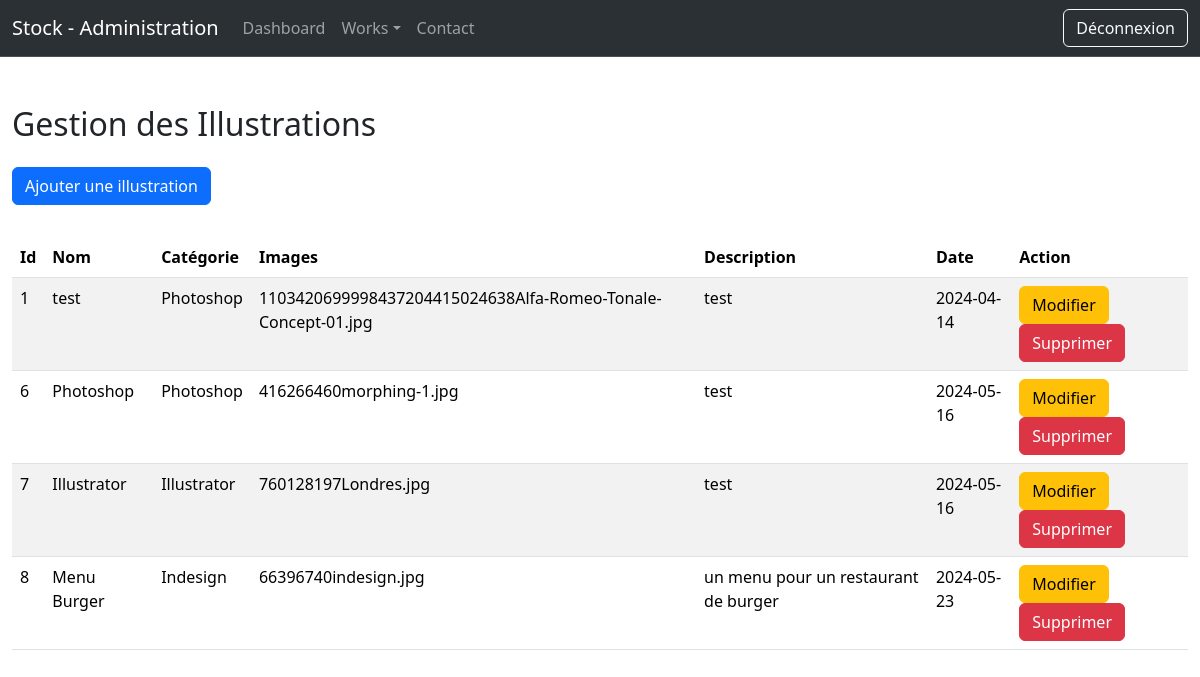
The app's page /admin/illustration.php (signed in), older data.
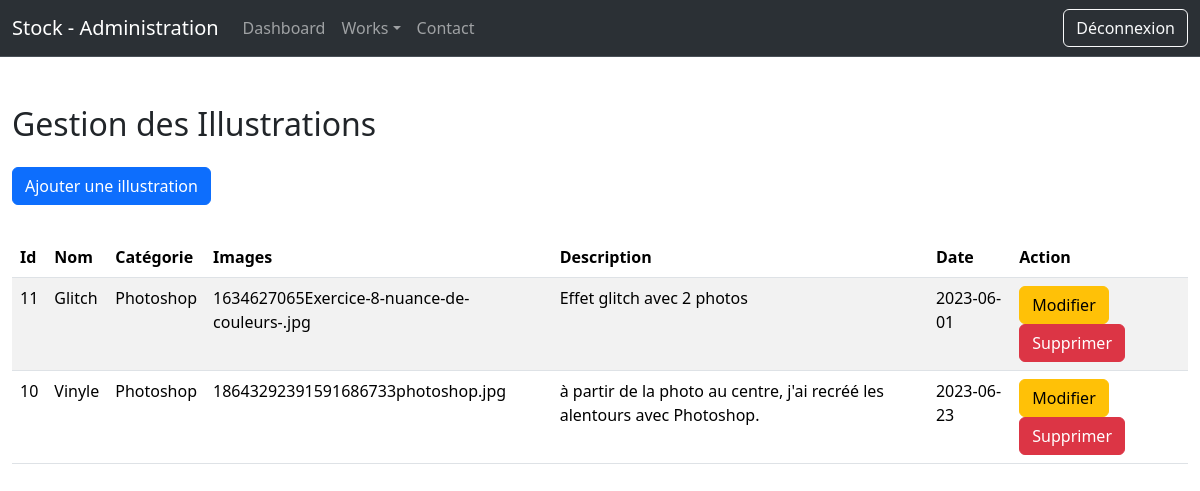
The same page, newer data.
### tables this page shows
CREATE TABLE IF NOT EXISTS `illustration` (
  `id` int NOT NULL AUTO_INCREMENT,
  `nom` varchar(255) NOT NULL,
  `categorie` varchar(255) NOT NULL,
  `image` varchar(255) NOT NULL,
  `description` text NOT NULL,
  `date` date NOT NULL,
  PRIMARY KEY (`id`)
);

### admin/illustration.php (the view, shortened to what this page needs)
<?php
    require "../connexion.php";
?>
<!DOCTYPE html>
<html lang="en">
<head>
    <link href="https://cdn.jsdelivr.net/npm/bootstrap@5.3.2/dist/css/bootstrap.min.css" rel="stylesheet">
</head>
<body>
    <?php
        include("partials/header.php");
    ?>
    <div class="container-fluid my-5">
     <h2>Gestion des Illustrations</h2>
     <a href="addIllu.php" class="btn btn-primary my-3">Ajouter une illustration</a>
     <table class="table table-striped my-3">
        <thead>
            <tr>
                <th>Id</th>
                <th>Nom</th>
                <th>Catégorie</th>
                <th>Images</th>
                <th>Description</th>
                <th>Date</th>
                <th>Action</th>
            </tr>
        </thead>
        <tbody>
            <?php
                $req = $bdd->query("SELECT * FROM illustration");
                while($don = $req->fetch())
                {
                    echo "<tr>";
                        echo "<td>".$don['id']."</td>";
                        echo "<td>".$don['nom']."</td>";
                        echo "<td>".$don['categorie']."</td>";
                        echo "<td>".$don['image']."</td>";
                        echo "<td>".$don['description']."</td>";
                        echo "<td>".$don['date']."</td>";
                        echo "<td>";
                            echo "<a href='updateIllu.php?id=".$don['id']."' class='btn btn-warning'>Modifier</a>";
                            echo "<a href='illustration.php?delete=".$don['id']."' class='btn btn-danger'>Supprimer</a>";
                        echo "</td>";
                    echo "</tr>";
                }
            ?>
        </tbody>
     </table>
    </div>
</body>
</html>

Row changes from the older to the newer data that the page shows:
removed illustration: id "1", nom "test", categorie "Photoshop", image "1103420699998437204415024638Alfa-Romeo-Tonale-Concept-01.jpg", description "test", date "2024-04-14"
removed illustration: id "6", nom "Photoshop", categorie "Photoshop", image "416266460morphing-1.jpg", description "test", date "2024-05-16"
removed illustration: id "7", nom "Illustrator", categorie "Illustrator", image "760128197Londres.jpg", description "test", date "2024-05-16"
removed illustration: id "8", nom "Menu Burger", categorie "Indesign", image "66396740indesign.jpg", description "un menu pour un restaurant de burger", date "2024-05-23"
added illustration: id "11", nom "Glitch", categorie "Photoshop", image "1634627065Exercice-8-nuance-de-couleurs-.jpg", description "Effet glitch avec 2 photos", date "2023-06-01"
added illustration: id "10", nom "Vinyle", categorie "Photoshop", image "18643292391591686733photoshop.jpg", description "à partir de la photo au centre, j'ai recréé les alentours avec Photoshop.", date "2023-06-23"
